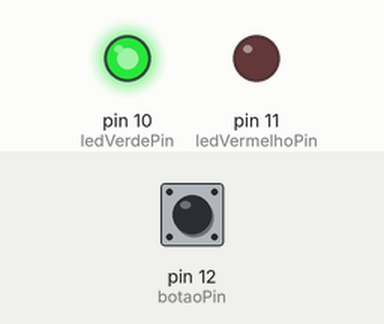
This sketch was run on a simulated Arduino Uno, built with avr-gcc and run on an emulated ATmega328P. Shown: output pins drawn as LEDs (lit = HIGH). The test bench sets the inputs (shaded band); at power-on: pin 12 (botaoPin) LOW.

Above: at 1.2 s.
1.3 s: pin 12 (botaoPin) pulled HIGH for 0.15 s
At 1.37 s:
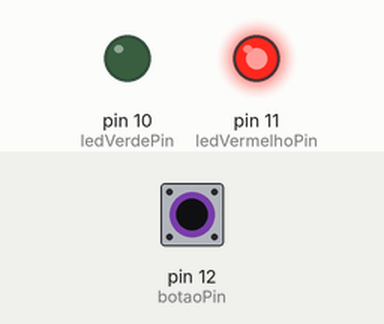
2.9 s: pin 12 (botaoPin) pulled HIGH for 3.2 s
At 7.2 s:
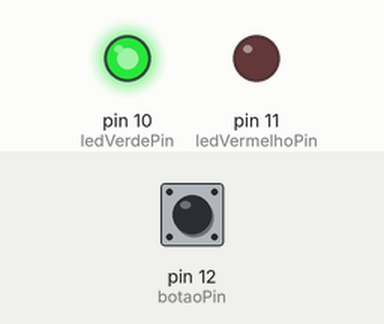
Timing chart, 0 to 8.7 s (numbered marks = the images above; inputs shaded):
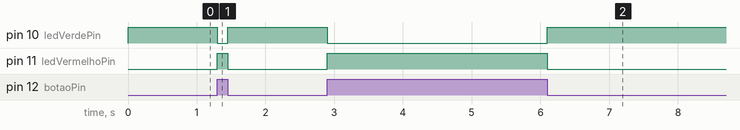

Measured:
- after the input at 1.3 s, pin 10 (ledVerdePin): HIGH → LOW at once, → HIGH 0.15 s later; pin 11 (ledVermelhoPin): LOW → HIGH at once, → LOW 0.15 s later
- after the input at 2.9 s, pin 10 (ledVerdePin): HIGH → LOW at once, → HIGH 3.2 s later; pin 11 (ledVermelhoPin): LOW → HIGH at once, → LOW 3.2 s later

The sketch:

experimento2.ino
```cpp
int ledVermelhoPin = 11;
int ledVerdePin = 10;
int botaoPin = 12;
int botao = 0;

void setup(){
  pinMode(ledVermelhoPin, OUTPUT);
    pinMode(ledVerdePin, OUTPUT);

  pinMode(botaoPin, INPUT);
}

void loop(){
  botao = digitalRead(botaoPin);

    if (botao == HIGH){
    digitalWrite(ledVermelhoPin, HIGH);
        digitalWrite(ledVerdePin, LOW);
  } else{
    digitalWrite(ledVermelhoPin, LOW);
        digitalWrite(ledVerdePin, HIGH);
  }
}
```
